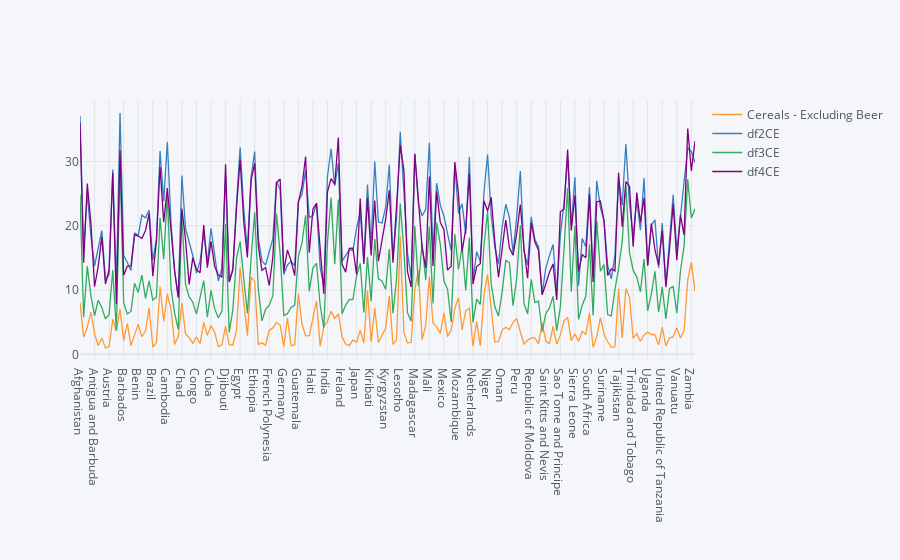

Write notebook code for a chart like this one.
### Code cell
data_merge[['Cereals - Excluding Beer','df2CE','df3CE','df4CE']].iplot()

### Figure 1 — Plotly figure (JSON) as saved in the notebook; plotly's stock layout.template omitted (floating-point values rounded to 4 significant figures; data arrays with more than 128 entries replaced by an {"elided": "..."} marker saying what was removed)
{"data": [{"line": {"color": "rgba(255, 153, 51, 1.0)", "dash": "solid", "shape": "linear", "width": 1.3}, "mode": "lines", "name": "Cereals - Excluding Beer", "text": "", "type": "scatter", "x": {"elided": "170 str values"}, "y": {"elided": "170 float values"}}, {"line": {"color": "rgba(55, 128, 191, 1.0)", "dash": "solid", "shape": "linear", "width": 1.3}, "mode": "lines", "name": "df2CE", "text": "", "type": "scatter", "x": {"elided": "170 str values"}, "y": {"elided": "170 float values"}}, {"line": {"color": "rgba(50, 171, 96, 1.0)", "dash": "solid", "shape": "linear", "width": 1.3}, "mode": "lines", "name": "df3CE", "text": "", "type": "scatter", "x": {"elided": "170 str values"}, "y": {"elided": "170 float values"}}, {"line": {"color": "rgba(128, 0, 128, 1.0)", "dash": "solid", "shape": "linear", "width": 1.3}, "mode": "lines", "name": "df4CE", "text": "", "type": "scatter", "x": {"elided": "170 str values"}, "y": {"elided": "170 float values"}}], "layout": {"legend": {"bgcolor": "#F5F6F9", "font": {"color": "#4D5663"}}, "paper_bgcolor": "#F5F6F9", "plot_bgcolor": "#F5F6F9", "title": {"font": {"color": "#4D5663"}}, "xaxis": {"gridcolor": "#E1E5ED", "showgrid": true, "tickfont": {"color": "#4D5663"}, "title": {"font": {"color": "#4D5663"}, "text": ""}, "zerolinecolor": "#E1E5ED"}, "yaxis": {"gridcolor": "#E1E5ED", "showgrid": true, "tickfont": {"color": "#4D5663"}, "title": {"font": {"color": "#4D5663"}, "text": ""}, "zerolinecolor": "#E1E5ED"}}}
